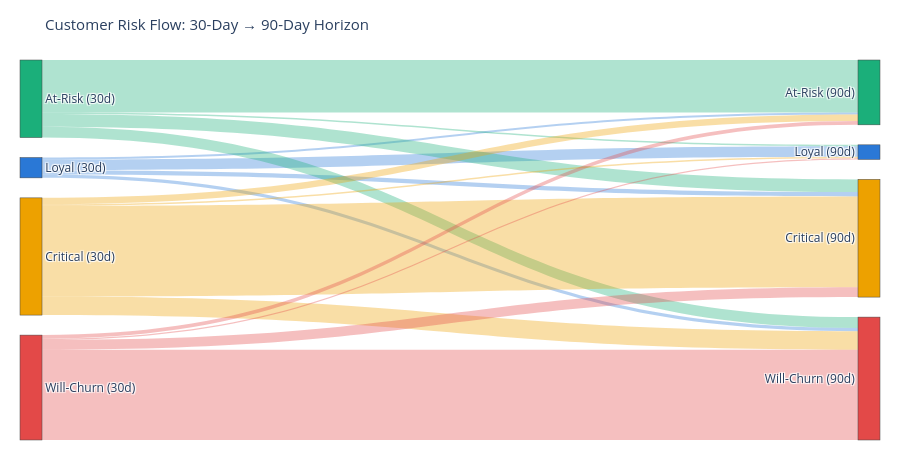

Source (notebook cell):
### Code cell
# ── Sankey: H30 → H90 risk flow ─────────────────────────────
from_nodes = [f'{c} (30d)' for c in CLASS_NAMES]
to_nodes   = [f'{c} (90d)' for c in CLASS_NAMES]

hex_rgba = lambda h, a: f'rgba({int(h[1:3],16)},{int(h[3:5],16)},{int(h[5:7],16)},{a})'

srcs, tgts, vals, lclrs = [], [], [], []
for i in range(4):
    for j in range(4):
        n = int(trans[i][j])
        if n > 5:
            srcs.append(i); tgts.append(4 + j); vals.append(n)
            lclrs.append(hex_rgba(CLASS_COLORS[i], 0.35))

fig_sk = go.Figure(go.Sankey(
    node=dict(
        label=from_nodes + to_nodes,
        color=CLASS_COLORS * 2,
        pad=20, thickness=22,
    ),
    link=dict(source=srcs, target=tgts, value=vals, color=lclrs),
))
fig_sk.update_layout(
    title_text='Customer Risk Flow: 30-Day → 90-Day Horizon',
    title_font_size=15,
    height=460,
    margin=dict(l=20, r=20, t=60, b=20),
)
fig_sk.show()
fig_sk.write_image('outputs/plots/p2_03_sankey.png', scale=2)
print('Sankey saved.')

### Figure 1 — Plotly figure (JSON) as saved in the notebook; plotly's stock layout.template omitted (floating-point values rounded to 4 significant figures)
{"data": [{"link": {"color": ["rgba(42,120,214,0.35)", "rgba(42,120,214,0.35)", "rgba(42,120,214,0.35)", "rgba(42,120,214,0.35)", "rgba(27,175,122,0.35)", "rgba(27,175,122,0.35)", "rgba(27,175,122,0.35)", "rgba(27,175,122,0.35)", "rgba(237,161,0,0.35)", "rgba(237,161,0,0.35)", "rgba(237,161,0,0.35)", "rgba(237,161,0,0.35)", "rgba(227,73,72,0.35)", "rgba(227,73,72,0.35)", "rgba(227,73,72,0.35)", "rgba(227,73,72,0.35)"], "source": [0, 0, 0, 0, 1, 1, 1, 1, 2, 2, 2, 2, 3, 3, 3, 3], "target": [4, 5, 6, 7, 4, 5, 6, 7, 4, 5, 6, 7, 4, 5, 6, 7], "value": [232, 45, 97, 73, 32, 1157, 278, 240, 30, 143, 2000, 407, 26, 82, 216, 1985]}, "node": {"color": ["#2a78d6", "#1baf7a", "#eda100", "#e34948", "#2a78d6", "#1baf7a", "#eda100", "#e34948"], "label": ["Loyal (30d)", "At-Risk (30d)", "Critical (30d)", "Will-Churn (30d)", "Loyal (90d)", "At-Risk (90d)", "Critical (90d)", "Will-Churn (90d)"], "pad": 20, "thickness": 22}, "type": "sankey"}], "layout": {"height": 460, "margin": {"b": 20, "l": 20, "r": 20, "t": 60}, "title": {"font": {"size": 15}, "text": "Customer Risk Flow: 30-Day → 90-Day Horizon"}}}
